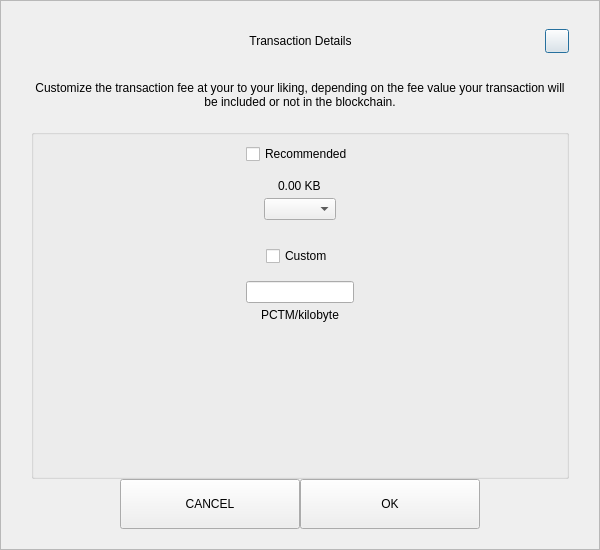
<?xml version="1.0" encoding="UTF-8"?>
<ui version="4.0">
 <class>SendCustomFeeDialog</class>
 <widget class="QDialog" name="SendCustomFeeDialog">
  <property name="geometry">
   <rect>
    <x>0</x>
    <y>0</y>
    <width>600</width>
    <height>550</height>
   </rect>
  </property>
  <property name="windowTitle">
   <string>Form</string>
  </property>
  <layout class="QVBoxLayout" name="verticalLayout_3">
   <property name="spacing">
    <number>0</number>
   </property>
   <property name="leftMargin">
    <number>0</number>
   </property>
   <property name="topMargin">
    <number>0</number>
   </property>
   <property name="rightMargin">
    <number>0</number>
   </property>
   <property name="bottomMargin">
    <number>0</number>
   </property>
   <item>
    <widget class="QFrame" name="frame">
     <property name="styleSheet">
      <string notr="true"/>
     </property>
     <property name="frameShape">
      <enum>QFrame::StyledPanel</enum>
     </property>
     <property name="frameShadow">
      <enum>QFrame::Raised</enum>
     </property>
     <layout class="QVBoxLayout" name="verticalLayout_2">
      <property name="spacing">
       <number>0</number>
      </property>
      <property name="leftMargin">
       <number>30</number>
      </property>
      <property name="topMargin">
       <number>20</number>
      </property>
      <property name="rightMargin">
       <number>30</number>
      </property>
      <property name="bottomMargin">
       <number>20</number>
      </property>
      <item>
       <layout class="QHBoxLayout" name="horizontalLayout_3">
        <property name="spacing">
         <number>0</number>
        </property>
        <item>
         <spacer name="horizontalSpacer_21">
          <property name="orientation">
           <enum>Qt::Horizontal</enum>
          </property>
          <property name="sizeHint" stdset="0">
           <size>
            <width>40</width>
            <height>20</height>
           </size>
          </property>
         </spacer>
        </item>
        <item>
         <widget class="QLabel" name="labelTitle">
          <property name="minimumSize">
           <size>
            <width>0</width>
            <height>40</height>
           </size>
          </property>
          <property name="maximumSize">
           <size>
            <width>16777215</width>
            <height>40</height>
           </size>
          </property>
          <property name="styleSheet">
           <string notr="true">padding-left:24px;</string>
          </property>
          <property name="text">
           <string>Transaction Details</string>
          </property>
          <property name="alignment">
           <set>Qt::AlignCenter</set>
          </property>
          <property name="margin">
           <number>7</number>
          </property>
         </widget>
        </item>
        <item>
         <spacer name="horizontalSpacer">
          <property name="orientation">
           <enum>Qt::Horizontal</enum>
          </property>
          <property name="sizeHint" stdset="0">
           <size>
            <width>40</width>
            <height>20</height>
           </size>
          </property>
         </spacer>
        </item>
        <item>
         <widget class="QPushButton" name="btnEsc">
          <property name="minimumSize">
           <size>
            <width>24</width>
            <height>24</height>
           </size>
          </property>
          <property name="maximumSize">
           <size>
            <width>24</width>
            <height>24</height>
           </size>
          </property>
          <property name="text">
           <string/>
          </property>
         </widget>
        </item>
       </layout>
      </item>
      <item>
       <spacer name="verticalSpacer_2">
        <property name="orientation">
         <enum>Qt::Vertical</enum>
        </property>
        <property name="sizeType">
         <enum>QSizePolicy::Fixed</enum>
        </property>
        <property name="sizeHint" stdset="0">
         <size>
          <width>20</width>
          <height>20</height>
         </size>
        </property>
       </spacer>
      </item>
      <item>
       <widget class="QLabel" name="labelMessage">
        <property name="text">
         <string>Customize the transaction fee at your to your liking, depending on the fee value your transaction will be included or not in the blockchain.</string>
        </property>
        <property name="alignment">
         <set>Qt::AlignCenter</set>
        </property>
        <property name="wordWrap">
         <bool>true</bool>
        </property>
       </widget>
      </item>
      <item>
       <spacer name="verticalSpacer_3">
        <property name="orientation">
         <enum>Qt::Vertical</enum>
        </property>
        <property name="sizeType">
         <enum>QSizePolicy::Fixed</enum>
        </property>
        <property name="sizeHint" stdset="0">
         <size>
          <width>20</width>
          <height>20</height>
         </size>
        </property>
       </spacer>
      </item>
      <item>
       <widget class="QGroupBox" name="groupBox">
        <property name="title">
         <string/>
        </property>
        <layout class="QVBoxLayout" name="verticalLayout">
         <property name="leftMargin">
          <number>12</number>
         </property>
         <property name="rightMargin">
          <number>12</number>
         </property>
         <item>
          <layout class="QVBoxLayout" name="verticalLayout_4">
           <property name="spacing">
            <number>5</number>
           </property>
           <item alignment="Qt::AlignHCenter">
            <widget class="QCheckBox" name="checkBoxRecommended">
             <property name="text">
              <string>Recommended</string>
             </property>
            </widget>
           </item>
           <item>
            <spacer name="verticalSpacer_5">
             <property name="orientation">
              <enum>Qt::Vertical</enum>
             </property>
             <property name="sizeType">
              <enum>QSizePolicy::Fixed</enum>
             </property>
             <property name="sizeHint" stdset="0">
              <size>
               <width>20</width>
               <height>10</height>
              </size>
             </property>
            </spacer>
           </item>
           <item alignment="Qt::AlignHCenter">
            <widget class="QLabel" name="labelFee">
             <property name="text">
              <string>0.00 KB</string>
             </property>
            </widget>
           </item>
           <item alignment="Qt::AlignHCenter">
            <widget class="QComboBox" name="comboBoxRecommended"/>
           </item>
          </layout>
         </item>
         <item>
          <spacer name="verticalSpacer">
           <property name="orientation">
            <enum>Qt::Vertical</enum>
           </property>
           <property name="sizeType">
            <enum>QSizePolicy::Fixed</enum>
           </property>
           <property name="sizeHint" stdset="0">
            <size>
             <width>20</width>
             <height>20</height>
            </size>
           </property>
          </spacer>
         </item>
         <item>
          <layout class="QVBoxLayout" name="verticalLayout_5">
           <property name="spacing">
            <number>5</number>
           </property>
           <item alignment="Qt::AlignHCenter">
            <widget class="QCheckBox" name="checkBoxCustom">
             <property name="text">
              <string>Custom</string>
             </property>
            </widget>
           </item>
           <item>
            <spacer name="verticalSpacer_6">
             <property name="orientation">
              <enum>Qt::Vertical</enum>
             </property>
             <property name="sizeType">
              <enum>QSizePolicy::Fixed</enum>
             </property>
             <property name="sizeHint" stdset="0">
              <size>
               <width>20</width>
               <height>10</height>
              </size>
             </property>
            </spacer>
           </item>
           <item alignment="Qt::AlignHCenter">
            <widget class="QLineEdit" name="lineEditCustomFee"/>
           </item>
           <item alignment="Qt::AlignHCenter">
            <widget class="QLabel" name="labelCustomFee">
             <property name="text">
              <string>PCTM/kilobyte</string>
             </property>
            </widget>
           </item>
          </layout>
         </item>
         <item>
          <spacer name="verticalSpacer_4">
           <property name="orientation">
            <enum>Qt::Vertical</enum>
           </property>
           <property name="sizeHint" stdset="0">
            <size>
             <width>20</width>
             <height>40</height>
            </size>
           </property>
          </spacer>
         </item>
        </layout>
       </widget>
      </item>
      <item>
       <layout class="QHBoxLayout" name="horizontalLayout" stretch="1,2,2,1">
        <item>
         <spacer name="horizontalSpacer1">
          <property name="orientation">
           <enum>Qt::Horizontal</enum>
          </property>
          <property name="sizeHint" stdset="0">
           <size>
            <width>40</width>
            <height>20</height>
           </size>
          </property>
         </spacer>
        </item>
        <item>
         <widget class="QPushButton" name="btnCancel">
          <property name="minimumSize">
           <size>
            <width>180</width>
            <height>50</height>
           </size>
          </property>
          <property name="focusPolicy">
           <enum>Qt::NoFocus</enum>
          </property>
          <property name="text">
           <string>CANCEL</string>
          </property>
         </widget>
        </item>
        <item>
         <widget class="QPushButton" name="btnSave">
          <property name="minimumSize">
           <size>
            <width>180</width>
            <height>50</height>
           </size>
          </property>
          <property name="focusPolicy">
           <enum>Qt::NoFocus</enum>
          </property>
          <property name="text">
           <string>OK</string>
          </property>
         </widget>
        </item>
        <item>
         <spacer name="horizontalSpacer_2">
          <property name="orientation">
           <enum>Qt::Horizontal</enum>
          </property>
          <property name="sizeHint" stdset="0">
           <size>
            <width>40</width>
            <height>20</height>
           </size>
          </property>
         </spacer>
        </item>
       </layout>
      </item>
     </layout>
    </widget>
   </item>
  </layout>
 </widget>
 <resources/>
 <connections/>
</ui>
